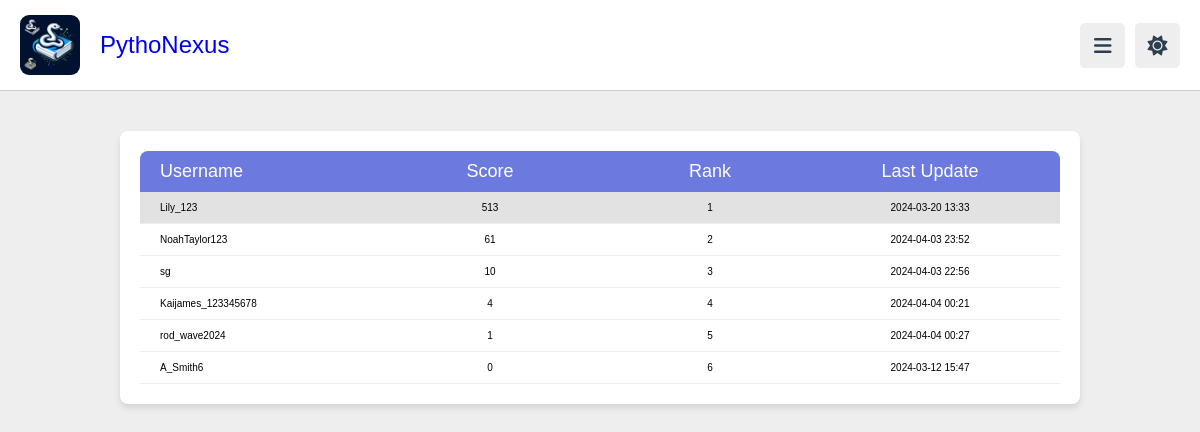
Screenshot of /board/ (signed in) with the database file from the repository.
### app1/models.py (models this page shows, shortened)
class UserProfile(models.Model):
    user = models.OneToOneField(User, on_delete=models.CASCADE)
    score = models.IntegerField(default=0)
    badge_level = models.IntegerField(default=1)
    last_score_update = models.DateTimeField(auto_now=True)  # Automatically updates to the current time

### app1/views.py (the view)
# urls.py: path('board/', views.leader_board, name='leader_board'),
@login_required
def leader_board(request):
    profiles = UserProfile.objects.order_by("-score")
    for profile in profiles:
        profile.is_current_user = request.user == profile.user
    return render(request, "leaderBoard.html", {"profiles": profiles})

### templates/leaderBoard.html (shortened to what this page needs)
{% extends "base.html" %}
{% load static %}
{% load custom_filters %}
{% block content %}
<section class="leaderboard-container">
    <div class="leaderboard">
        <div class="leaderboard-header">
            <span class="username">Username</span>
            <span class="score">Score</span>
            <span class="rank">Rank</span>
            <span class="last-update">Last Update</span>
        </div>
        {% for profile in profiles %}
        <div class="leaderboard-entry {% if profile.is_current_user %}current-user{% endif %}">
            <span class="username">{{ profile.user.username }}</span>
            <span class="score">{{ profile.score }}</span>
            <span class="rank">{{ forloop.counter }}</span>
            <span class="last-update">{{ profile.last_score_update|date:"Y-m-d H:i" }}</span>
        </div>
        {% endfor %}
    </div>
</section>
{% endblock %}

### templates/base.html (shortened to what this page needs)
{% load static %}
<!DOCTYPE html>
<html lang="en">
<head>
    <link rel="stylesheet" href="{% static 'style.css' %}">
    <link rel="stylesheet" href="https://cdnjs.cloudflare.com/ajax/libs/font-awesome/6.1.2/css/all.min.css">
</head>
<body>
    <header class="header">
        <section class="flex">
            <a href="/home">
                <div style="display: flex; align-items: center; gap: 10px;">
                    <img src="{% static 'images/logo.jpeg' %}" alt="PythoNexus Logo" style="height: 60px; border-radius: 15%; object-fit: cover;">
                    <span style="font-size: 24px; margin-left: 10px;">PythoNexus</span>
                </div>
            </a>
            <div class="icons">
                <div id="menu-btn" class="fas fa-bars"></div>
                <div id="toggle-btn" class="fas fa-sun"></div>
            </div>
        </section>
    </header>
    {% block content %}{% endblock %}
</body>
</html>

### static/style.css (style rules this page uses)
:root { --main-color:#8e44ad; --red:#e74c3c; --orange:#f39c12; --light-color:#888; --light-bg:#eee; --black:#2c3e50; --white:#fff; --border:.1rem solid rgba(0,0,0,.2); }
* { font-family: 'Nunito', sans-serif; margin:0; padding:0; box-sizing: border-box; outline: none; border:none; text-decoration: none; }
html { font-size: 62.5%; overflow-x: hidden; }
body { background-color: var(--light-bg); padding-left: 30rem; }
section { padding:2rem; margin: 0 auto; max-width: 1200px; }
.header { position: sticky; top:0; left:0; right: 0; background-color: var(--white); z-index: 1000; border-bottom: var(--border); }
.header .flex { display: flex; align-items: center; justify-content: space-between; position: relative; padding: 1.5rem 2rem; }
.header .flex .icons div { font-size: 2rem; color:var(--black); background-color: var(--light-bg); border-radius: .5rem; height: 4.5rem; width: 4.5rem; line-height: 4.5rem; cursor: pointer; text-align: center; margin-left: .7rem; }
@media (max-width:1200px) { body { padding-left: 0; } }

### templates/leaderBoard.html (style rules this page uses)
* { box-sizing: border-box; margin: 0; padding: 0; }
.leaderboard-container { max-width: 960px; margin: 40px auto; background: #fff; border-radius: 8px; box-shadow: 0 4px 6px rgba(0, 0, 0, 0.1); }
.leaderboard-header, .leaderboard-entry { display: flex; justify-content: space-between; align-items: center; padding: 10px 20px; }
.leaderboard-header { background-color: #6c7ae0; color: #ffffff; font-size: 18px; border-top-left-radius: 8px; border-top-right-radius: 8px; }
.leaderboard-entry { border-bottom: 1px solid #eee; transition: background-color 0.3s; }
.current-user { background-color: #e2e2e2; }
.username, .score, .rank, .last-update { text-align: center; flex: 1; }
.username { text-align: left; }

### rows the page displays
UserProfile: user.username "Lily_123", score "513", last_score_update "2024-03-20 13:33"
UserProfile: user.username "NoahTaylor123", score "61", last_score_update "2024-04-03 23:52"
UserProfile: user.username "sg", score "10", last_score_update "2024-04-03 22:56"
UserProfile: user.username "Kaijames_123345678", score "4", last_score_update "2024-04-04 00:21"
UserProfile: user.username "rod_wave2024", score "1", last_score_update "2024-04-04 00:27"
UserProfile: user.username "A_Smith6", score "0", last_score_update "2024-03-12 15:47"
